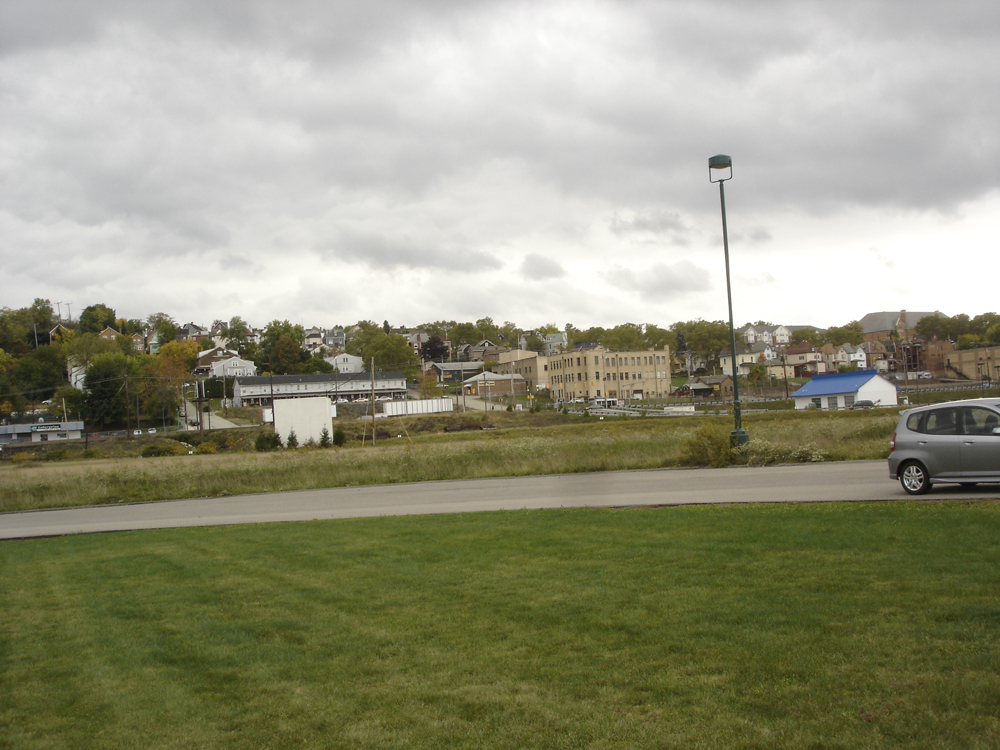
%> input picture car/WF01.jpg, 1000 x 750 px; its folder holds 3 pictures in this run
$ octave image_stitching_average.m   (GNU Octave 9; MATLAB toolbox functions it lacks are replaced by stand-ins)
%> lines starting %> are read from the running program, lines starting %| are printed output that depends on the picture

hillscene = imageDatastore('car');
montage(hillscene.Files);
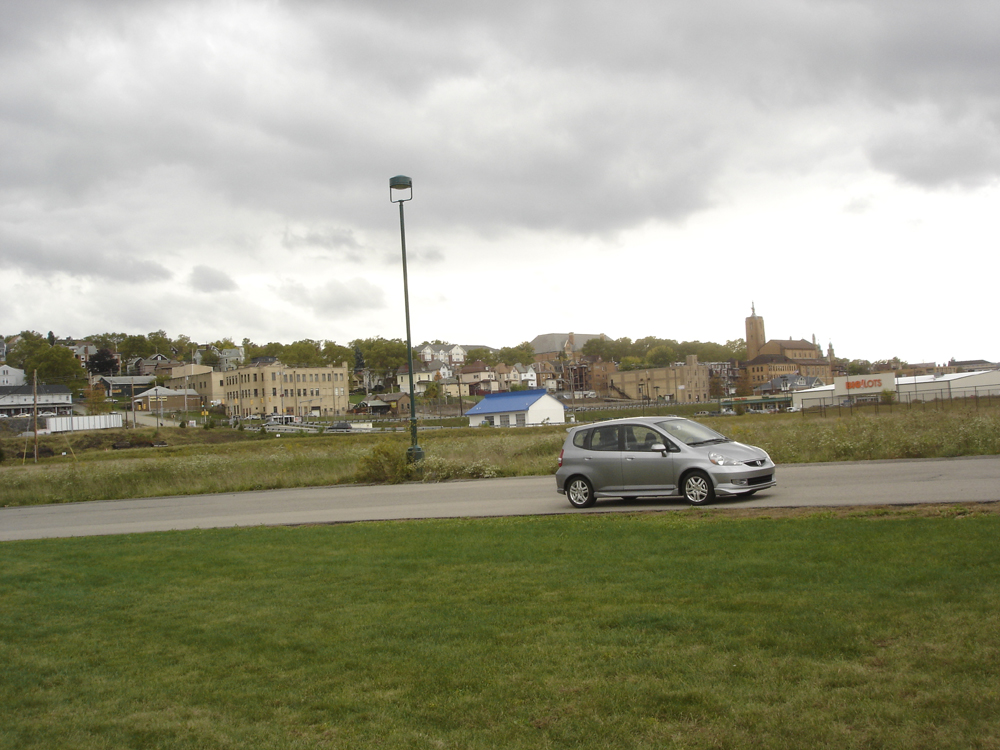
%> input picture car/WF02.jpg, 1000 x 750 px
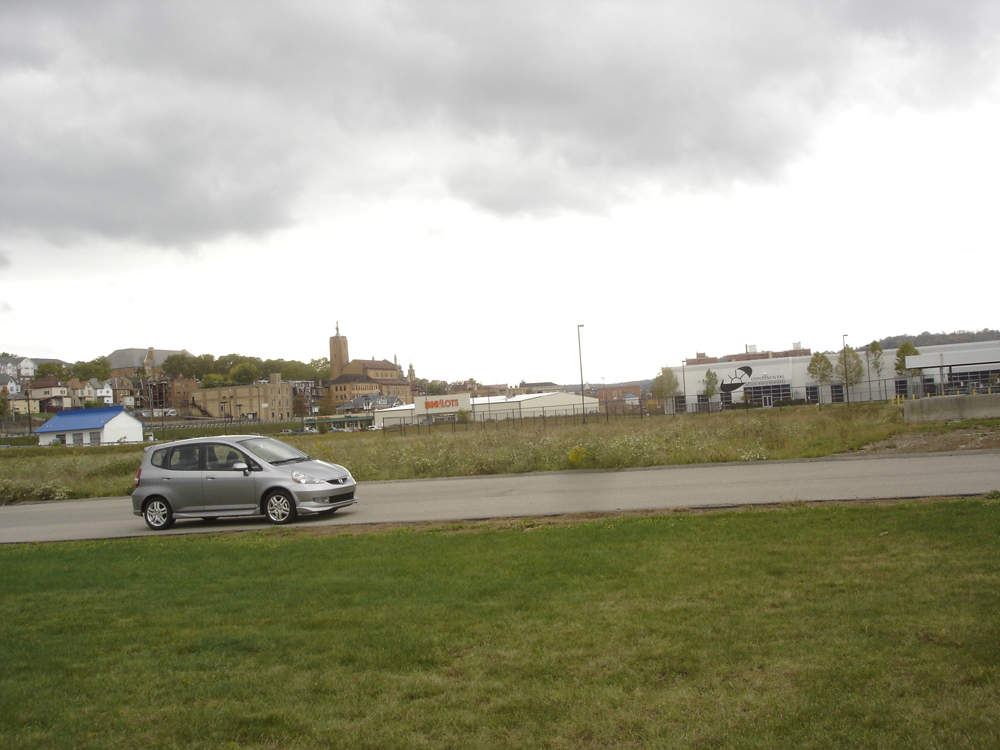
%> input picture car/WF03.jpg, 1000 x 750 px
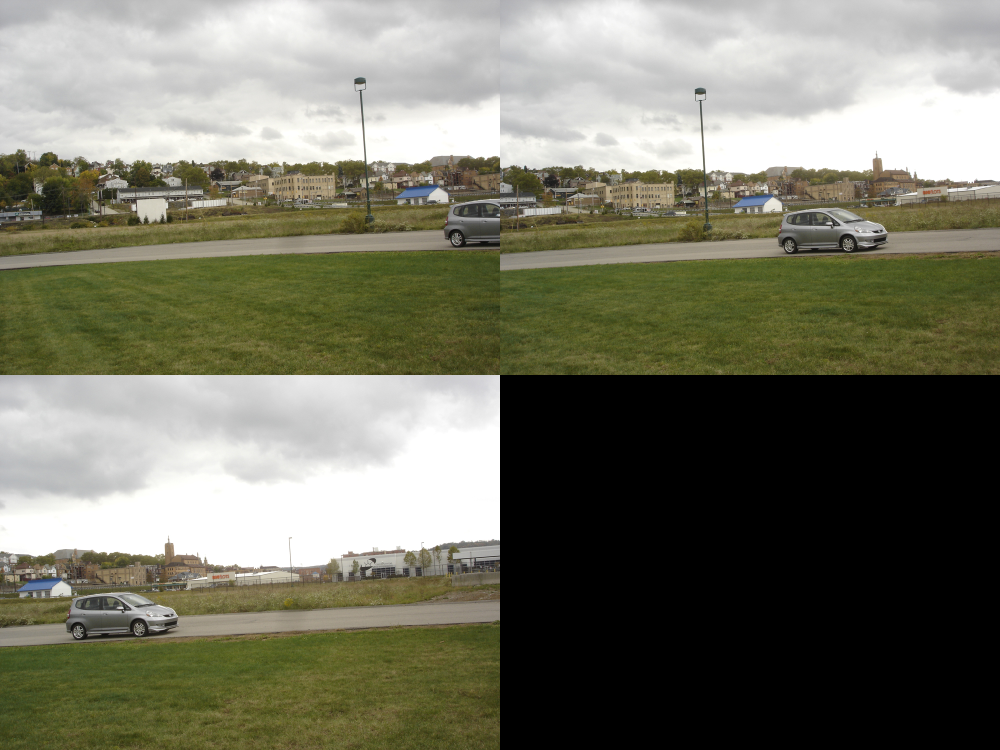
%> displayed picture: size 1500x2000x3, on the screen's scale of 0 to 255 (shown at 1/2 size); mean R, G, B 117.1, 117, 101

% Read the first image from the image set.
I = readimage(hillscene,1);
%> I is the input picture: size 750x1000x3 uint8; mean R, G, B 147.9, 148.1, 125.1

% Initialize features for Image One
grayImage = im2gray(I);
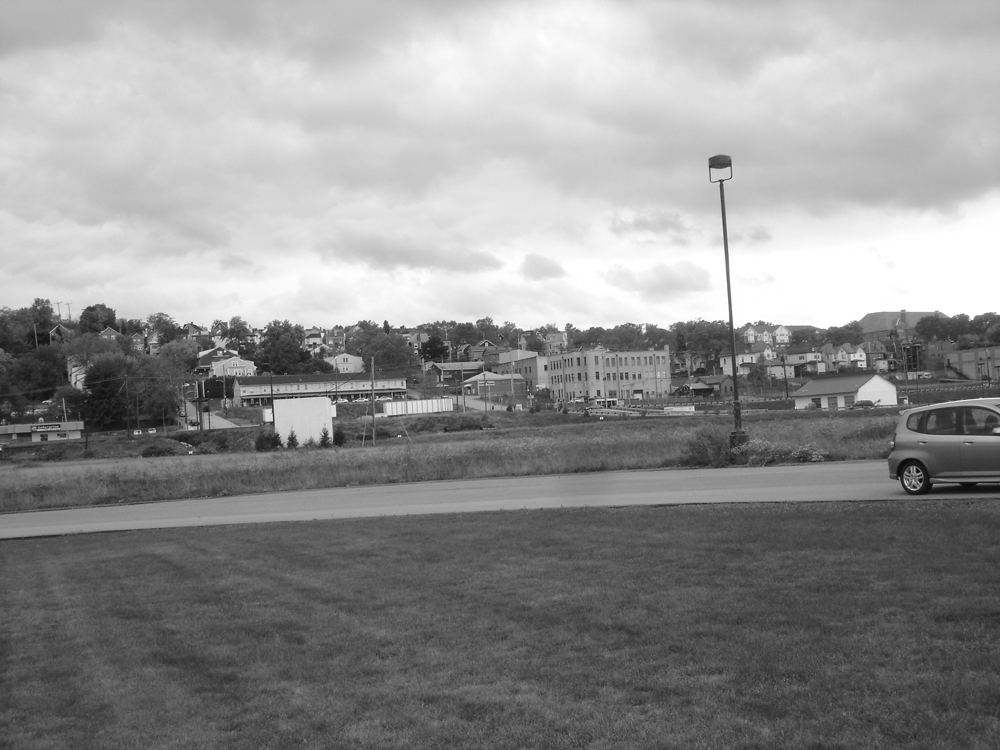
%> grayImage: size 750x1000 uint8; min 10, max 255, mean 145.4
%> (the run ends here)
